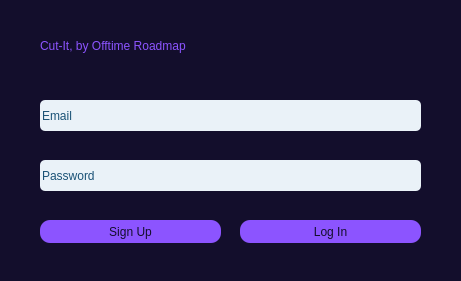
<?xml version="1.0" encoding="UTF-8"?>
<ui version="4.0">
 <class>MainWindow</class>
 <widget class="QMainWindow" name="MainWindow">
  <property name="geometry">
   <rect>
    <x>0</x>
    <y>0</y>
    <width>461</width>
    <height>281</height>
   </rect>
  </property>
  <property name="windowTitle">
   <string>MainWindow</string>
  </property>
  <property name="styleSheet">
   <string notr="true">background-color: #130e2c;</string>
  </property>
  <widget class="QWidget" name="centralwidget">
   <widget class="QLabel" name="brand_label">
    <property name="geometry">
     <rect>
      <x>40</x>
      <y>20</y>
      <width>381</width>
      <height>51</height>
     </rect>
    </property>
    <property name="styleSheet">
     <string notr="true">font: 24pt &quot;Segoe UI Semilight&quot;;
color: rgb(140, 84, 255);</string>
    </property>
    <property name="text">
     <string>Cut-It, by Offtime Roadmap</string>
    </property>
   </widget>
   <widget class="QLineEdit" name="pass_input">
    <property name="geometry">
     <rect>
      <x>40</x>
      <y>160</y>
      <width>381</width>
      <height>31</height>
     </rect>
    </property>
    <property name="styleSheet">
     <string notr="true">background-color: rgb(234, 242, 248);
color: rgb(26, 82, 118);
border-radius:5px;</string>
    </property>
    <property name="text">
     <string>Password</string>
    </property>
   </widget>
   <widget class="QLineEdit" name="email_input">
    <property name="geometry">
     <rect>
      <x>40</x>
      <y>100</y>
      <width>381</width>
      <height>31</height>
     </rect>
    </property>
    <property name="styleSheet">
     <string notr="true">background-color: rgb(234, 242, 248);
color: rgb(26, 82, 118);
border-radius:5px;</string>
    </property>
    <property name="text">
     <string>Email</string>
    </property>
   </widget>
   <widget class="QPushButton" name="sign_up_button">
    <property name="geometry">
     <rect>
      <x>40</x>
      <y>220</y>
      <width>181</width>
      <height>23</height>
     </rect>
    </property>
    <property name="styleSheet">
     <string notr="true">background-color : rgb(140, 84, 255);
color: #130e2c;
border-radius:10px;
</string>
    </property>
    <property name="text">
     <string>Sign Up</string>
    </property>
   </widget>
   <widget class="QPushButton" name="log_in_button">
    <property name="geometry">
     <rect>
      <x>240</x>
      <y>220</y>
      <width>181</width>
      <height>23</height>
     </rect>
    </property>
    <property name="styleSheet">
     <string notr="true">background-color : rgb(140, 84, 255);
color: #130e2c;
border-radius:10px;
</string>
    </property>
    <property name="text">
     <string>Log In</string>
    </property>
   </widget>
  </widget>
  <widget class="QStatusBar" name="statusbar"/>
 </widget>
 <resources/>
 <connections/>
</ui>
